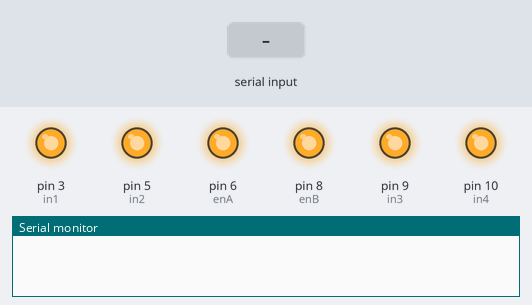
This sketch was run on a simulated Arduino Uno, built with avr-gcc and run on an emulated ATmega328P. On the bench: output pins drawn as LEDs (lit = HIGH), the last lines printed to the serial monitor. Inputs (shaded band) come from the test bench.

Above: at 1.2 s.
1.3 s: "1" received over Serial
At 2.1 s:
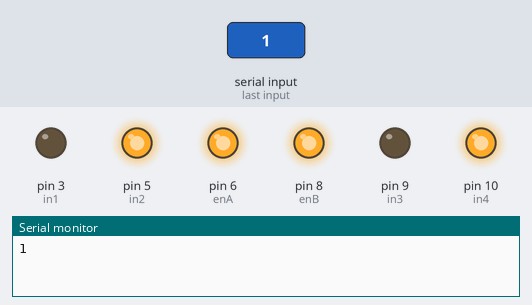
2.8 s: "2" received over Serial
At 3.2 s:
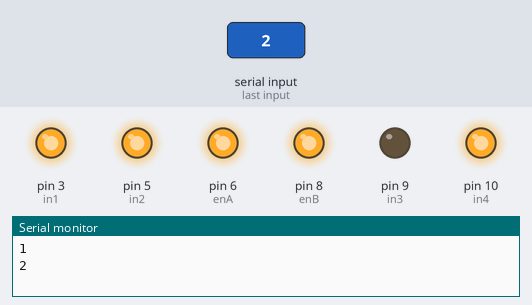
4.3 s: "3" received over Serial
At 5.5 s:
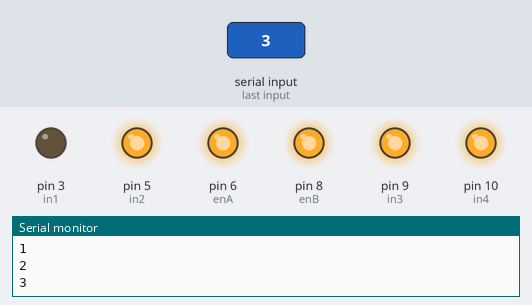
5.8 s: "4" received over Serial
At 6.7 s:
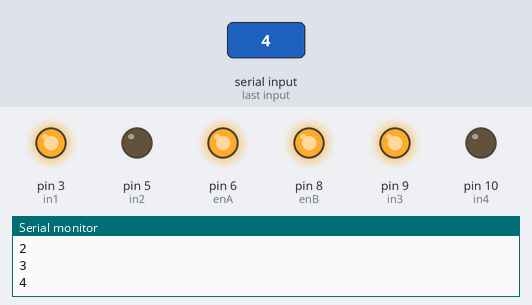
7.3 s: "5" received over Serial
At 7.9 s:
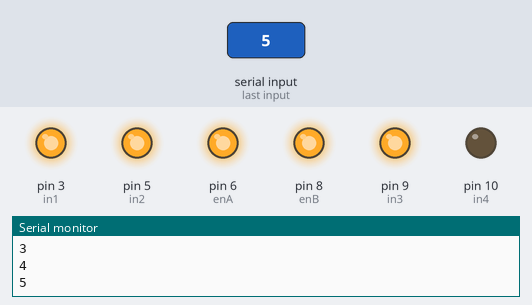
8.8 s: "6" received over Serial
At 10.2 s:
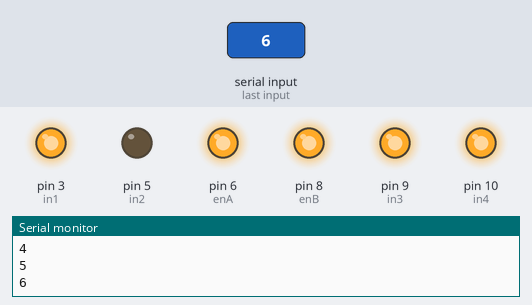
Timing chart, 0 to 11.3 s (numbered marks = the images above; inputs shaded):
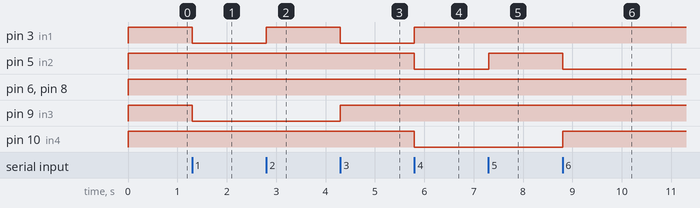

Measured:
- after the input at 1.3 s, pin 3 (in1), pin 9 (in3): HIGH → LOW at once
- after the input at 2.8 s, pin 3 (in1): LOW → HIGH at once
- after the input at 4.3 s, pin 3 (in1): HIGH → LOW at once; pin 9 (in3): LOW → HIGH at once
- after the input at 5.8 s, pin 3 (in1): LOW → HIGH at once; pin 5 (in2), pin 10 (in4): HIGH → LOW at once
- after the input at 7.3 s, pin 5 (in2): LOW → HIGH at once
- after the input at 8.8 s, pin 5 (in2): HIGH → LOW at once; pin 10 (in4): LOW → HIGH at once

The sketch:

ArduinoCode.ino
```cpp
#include <SoftwareSerial.h>
//SoftwareSerial mySerial(13, 12); // RX, TX

#define enA 6
#define in1 3
#define in2 5
#define in3 9
#define in4 10
#define enB 8

void setup() {
  Serial.begin(9600);//Menerima input dari bluetooth

  pinMode(enA, OUTPUT);
  pinMode(in1, OUTPUT);
  pinMode(in2, OUTPUT);
  pinMode(in3, OUTPUT);
  pinMode(in4, OUTPUT);
  pinMode(enB, OUTPUT);
}

char input = '0';

void loop() {
  if(Serial.available() > 0){
    input = Serial.read();
    Serial.println(input);
  }else{
//    Serial.println("No data!");
  }


 switch(input){
    case '1': {majuLurus();}; break;
    case '2': {majuKiri();}; break;
    case '3': {majuKanan();}; break;
    case '4': {mundurLurus();}; break;
    case '5': {mundurKiri();}; break;
    case '6': {mundurKanan();}; break;
    default: {diam();}; break;
  }

  mesinNyala();
}

void majuLurus(){
  digitalWrite(in1, LOW);
  digitalWrite(in2, HIGH);
  digitalWrite(in3, LOW);
  digitalWrite(in4, HIGH);
}

void mundurLurus(){
  digitalWrite(in1, HIGH);
  digitalWrite(in2, LOW);
  digitalWrite(in3, HIGH);
  digitalWrite(in4, LOW);
}

void diam(){
  digitalWrite(in1, HIGH);
  digitalWrite(in2, HIGH);
  digitalWrite(in3, HIGH);
  digitalWrite(in4, HIGH);
}

void mundurKiri(){
  digitalWrite(in1, HIGH);
  digitalWrite(in2, HIGH);
  digitalWrite(in3, HIGH);
  digitalWrite(in4, LOW);
}

void majuKiri(){
  digitalWrite(in1, HIGH);
  digitalWrite(in2, HIGH);
  digitalWrite(in3, LOW);
  digitalWrite(in4, HIGH);
}

void majuKanan(){
  digitalWrite(in1, LOW);
  digitalWrite(in2, HIGH);
  digitalWrite(in3, HIGH);
  digitalWrite(in4, HIGH);
}

void mundurKanan(){
  digitalWrite(in1, HIGH);
  digitalWrite(in2, LOW);
  digitalWrite(in3, HIGH);
  digitalWrite(in4, HIGH);
}

void mesinNyala(){
  analogWrite(enA, 255);
  analogWrite(enB, 255);
}
```
